Frame 1 (no input): blank canvas, image omitted
Frame 60 (the mouse pressed at the canvas centre just before this capture): blank canvas, image omitted
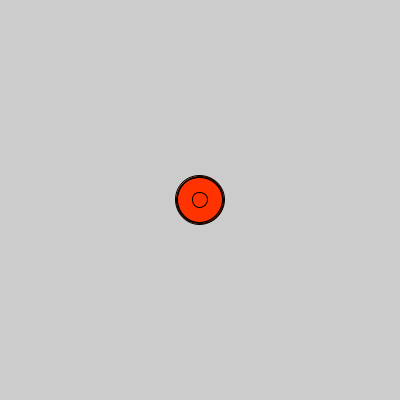
Frame 120 (the mouse held since frame 60 and released just before this capture)

The Processing sketch whose frames 1 and 60 were blank and that drew this single picture after the mouse press (run headless with seeded random() and noise(); from frame 60 on, the mouse is pressed at the canvas centre):

// Processing sketch: sketch_160217b
// ── sketch_160217b.pde
float meret=50;
void setup () {
  size(400, 400);
}

void draw() {
  fill (#FF3300);

  

  if (mousePressed) {
    meret=random(9,50);
    ellipse(mouseX, mouseY, meret, meret);
  }
  
}
